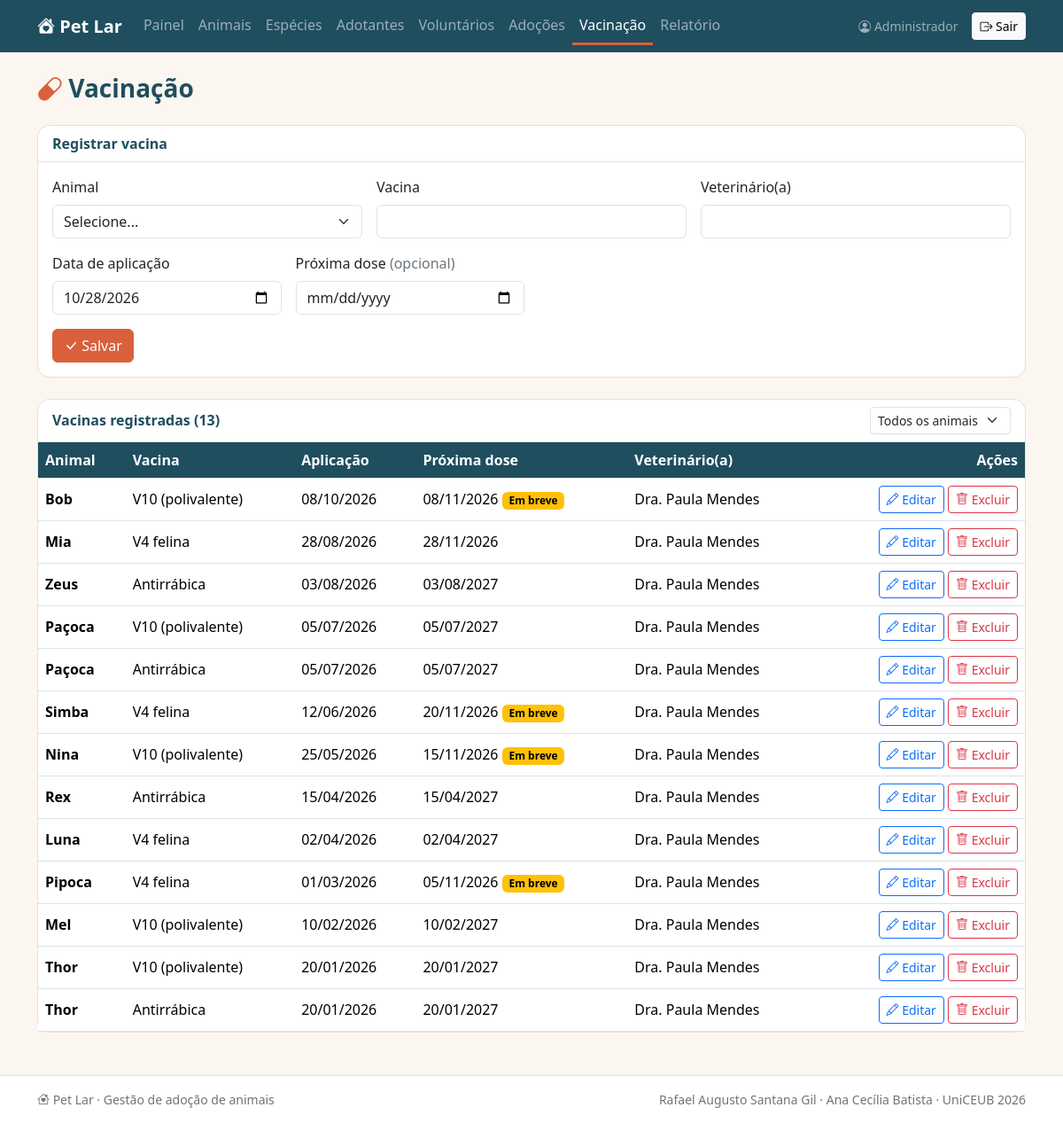
Screenshot of /vacinacao/index.php (signed in) with the database file from the repository.
### tables this page shows
CREATE TABLE vacinacao (
    id             INTEGER NOT NULL AUTO_INCREMENT PRIMARY KEY,
    animal_id      INTEGER      NOT NULL,
    vacina         VARCHAR(100) NOT NULL,
    data_aplicacao DATE         NOT NULL,
    proxima_dose   DATE,                      
    veterinario    VARCHAR(200) NOT NULL,
     
    FOREIGN KEY (animal_id) REFERENCES animal(id) ON DELETE CASCADE
);

CREATE TABLE animal (
    id           INTEGER NOT NULL AUTO_INCREMENT PRIMARY KEY,
    nome         VARCHAR(100) NOT NULL,
    especie_id   INTEGER NOT NULL,
    sexo         VARCHAR(10)  NOT NULL,       
    porte        VARCHAR(10)  NOT NULL,       
    idade        INTEGER      NOT NULL,       
    data_entrada DATE         NOT NULL,       
    status       VARCHAR(20)  NOT NULL DEFAULT 'Disponível',  
    observacao   VARCHAR(255),
     
    FOREIGN KEY (especie_id) REFERENCES especie(id) ON DELETE RESTRICT
);

### vacinacao/index.php (the view, shortened to what this page needs)
<?php
    include '../conexao.php';
    $sql = "SELECT vacinacao.*, animal.nome AS animal
            FROM vacinacao
            INNER JOIN animal ON animal.id = vacinacao.animal_id";
    $sql .= " ORDER BY vacinacao.data_aplicacao DESC";
    $stmt = $pdo->prepare($sql);
    $stmt->execute();
    $vacinacoes = $stmt->fetchAll();
    $id = isset($_GET['id']) ? $_GET['id'] : '';
    $sqlEdit = "SELECT * FROM vacinacao WHERE id =:id";
    $stmtEdit = $pdo->prepare($sqlEdit);
    $stmtEdit->bindParam(":id", $id);
    $stmtEdit->execute();
    $vacinacaoSelecionada = $stmtEdit->fetch();
    $hoje       = date('Y-m-d');
    $daqui30    = date('Y-m-d', strtotime('+30 days'));
    include '../cabecalho.php';
?>
    <h1 class="h3 titulo-pagina mb-4"><i class="bi bi-capsule"></i> Vacinação</h1>
    <div class="card mb-4">
        <div class="card-header">
            <?php echo $vacinacaoSelecionada ? 'Editar vacina' : 'Registrar vacina'; ?>
        </div>
        <div class="card-body">
            <form action="inserir.php" class="row g-3">
                <div class="col-md-4">
                    <label class="form-label">Animal</label>
                    <select name="animal_id" class="form-select" required>
                        <option value="">Selecione...</option>
                    </select>
                </div>
                <div class="col-md-4">
                    <label class="form-label">Vacina</label>
                    <input type="text" name="vacina" class="form-control" required maxlength="100" list="sugestoesVacina"
                           value="<?php echo isset($vacinacaoSelecionada['vacina']) ?
                                                   htmlspecialchars($vacinacaoSelecionada['vacina']) :
                                                   ''; ?>">
                </div>
                <div class="col-md-4">
                    <label class="form-label">Veterinário(a)</label>
                    <input type="text" name="veterinario" class="form-control" required maxlength="200"
                           value="<?php echo isset($vacinacaoSelecionada['veterinario']) ?
                                                   htmlspecialchars($vacinacaoSelecionada['veterinario']) :
                                                   ''; ?>">
                </div>
                <div class="col-md-3">
                    <label class="form-label">Data de aplicação</label>
                    <input type="date" name="data_aplicacao" class="form-control" required max="<?php echo $hoje ?>"
                           value="<?php echo isset($vacinacaoSelecionada['data_aplicacao']) ?
                                                   $vacinacaoSelecionada['data_aplicacao']  :
                                                   $hoje; ?>">
                </div>
                <div class="col-md-3">
                    <label class="form-label">Próxima dose <span class="text-secondary">(opcional)</span></label>
                    <input type="date" name="proxima_dose" class="form-control"
                           value="<?php echo isset($vacinacaoSelecionada['proxima_dose']) ?
                                                   $vacinacaoSelecionada['proxima_dose']  :
                                                   ''; ?>">
                </div>
                <div class="col-12">
                    <button type="submit" class="btn btn-pet"><i class="bi bi-check-lg"></i> Salvar</button>
                </div>
            </form>
        </div>
    </div>
    <div class="card">
        <div class="card-header d-flex flex-wrap justify-content-between align-items-center gap-2">
            <span>Vacinas registradas (<?php echo count($vacinacoes) ?>)</span>
            <form action="index.php" class="d-flex gap-2">
                <select name="f_animal" class="form-select form-select-sm" onchange="this.form.submit()">
                    <option value="">Todos os animais</option>
                </select>
            </form>
        </div>
        <div class="table-responsive">
            <table class="table table-hover align-middle mb-0">
                <thead>
                    <tr>
                        <th>Animal</th>
                        <th>Vacina</th>
                        <th>Aplicação</th>
                        <th>Próxima dose</th>
                        <th>Veterinário(a)</th>
                        <th class="text-end">Ações</th>
                    </tr>
                </thead>
                <tbody>
                <?php foreach ($vacinacoes as $vacinacao) { ?>
                    <tr>
                        <td class="fw-semibold"><?php echo htmlspecialchars($vacinacao['animal']) ?></td>
                        <td><?php echo htmlspecialchars($vacinacao['vacina']) ?></td>
                        <td><?php echo dataBR($vacinacao['data_aplicacao']) ?></td>
                        <td>
                            <?php echo dataBR($vacinacao['proxima_dose']) ?>
                            <?php if($vacinacao['proxima_dose'] && $vacinacao['proxima_dose'] < $hoje) { ?>
                                <span class="badge text-bg-danger">Atrasada</span>
                            <?php } else if($vacinacao['proxima_dose'] && $vacinacao['proxima_dose'] <= $daqui30) { ?>
                                <span class="badge text-bg-warning">Em breve</span>
                            <?php } ?>
                        </td>
                        <td><?php echo htmlspecialchars($vacinacao['veterinario']) ?></td>
                        <td class="text-end text-nowrap">
                            <a href="index.php?id=<?php echo $vacinacao['id'] ?>" class="btn btn-sm btn-outline-primary">
                                <i class="bi bi-pencil"></i> Editar
                            </a>
                            <a href="excluir.php?id=<?php echo $vacinacao['id'] ?>" class="btn btn-sm btn-outline-danger"
                               onclick="return confirm('Deseja excluir este registro de vacina?')">
                                <i class="bi bi-trash"></i> Excluir
                            </a>
                        </td>
                    </tr>
                <?php } ?>
                </tbody>
            </table>
        </div>
    </div>
<?php include '../rodape.php'; ?>

### css/estilo.css (style rules this page uses)
:root { --pet-principal: #D9603B; --pet-escuro: #1F4E5F; --pet-claro: #FBF6EF; --pet-verde: #3E8E6B; --pet-amarelo: #E9A23B; --pet-borda: #EADFD2; }
body { background-color: var(--pet-claro); color: #2B2B2B; min-height: 100vh; display: flex; flex-direction: column; }
.btn-pet { background-color: var(--pet-principal); border-color: var(--pet-principal); color: #fff; }
.titulo-pagina { color: var(--pet-escuro); font-weight: 700; }
.titulo-pagina i { color: var(--pet-principal); }
.card { border: 1px solid var(--pet-borda); border-radius: 14px; }
.card-header { background-color: #fff; border-bottom: 1px solid var(--pet-borda); font-weight: 600; color: var(--pet-escuro); border-radius: 14px 14px 0 0 !important; }
.table thead th { background-color: var(--pet-escuro); color: #fff; font-weight: 600; white-space: nowrap; }

### rows the page displays
vacinacao: animal.nome "Bob", vacina "V10 (polivalente)", data_aplicacao "08/10/2026", proxima_dose "08/11/2026", shows "Em breve", veterinario "Dra. Paula Mendes"
vacinacao: animal.nome "Mia", vacina "V4 felina", data_aplicacao "28/08/2026", proxima_dose "28/11/2026", veterinario "Dra. Paula Mendes"
vacinacao: animal.nome "Zeus", vacina "Antirrábica", data_aplicacao "03/08/2026", proxima_dose "03/08/2027", veterinario "Dra. Paula Mendes"
vacinacao: animal.nome "Paçoca", vacina "V10 (polivalente)", data_aplicacao "05/07/2026", proxima_dose "05/07/2027", veterinario "Dra. Paula Mendes"
vacinacao: animal.nome "Paçoca", vacina "Antirrábica", data_aplicacao "05/07/2026", proxima_dose "05/07/2027", veterinario "Dra. Paula Mendes"
vacinacao: animal.nome "Simba", vacina "V4 felina", data_aplicacao "12/06/2026", proxima_dose "20/11/2026", shows "Em breve", veterinario "Dra. Paula Mendes"
vacinacao: animal.nome "Nina", vacina "V10 (polivalente)", data_aplicacao "25/05/2026", proxima_dose "15/11/2026", shows "Em breve", veterinario "Dra. Paula Mendes"
vacinacao: animal.nome "Rex", vacina "Antirrábica", data_aplicacao "15/04/2026", proxima_dose "15/04/2027", veterinario "Dra. Paula Mendes"
vacinacao: animal.nome "Luna", vacina "V4 felina", data_aplicacao "02/04/2026", proxima_dose "02/04/2027", veterinario "Dra. Paula Mendes"
vacinacao: animal.nome "Pipoca", vacina "V4 felina", data_aplicacao "01/03/2026", proxima_dose "05/11/2026", shows "Em breve", veterinario "Dra. Paula Mendes"
vacinacao: animal.nome "Mel", vacina "V10 (polivalente)", data_aplicacao "10/02/2026", proxima_dose "10/02/2027", veterinario "Dra. Paula Mendes"
vacinacao: animal.nome "Thor", vacina "V10 (polivalente)", data_aplicacao "20/01/2026", proxima_dose "20/01/2027", veterinario "Dra. Paula Mendes"
vacinacao: animal.nome "Thor", vacina "Antirrábica", data_aplicacao "20/01/2026", proxima_dose "20/01/2027", veterinario "Dra. Paula Mendes"

### other values shown
$_SESSION['nome'] "Administrador"
count($vacinacoes) "13"
